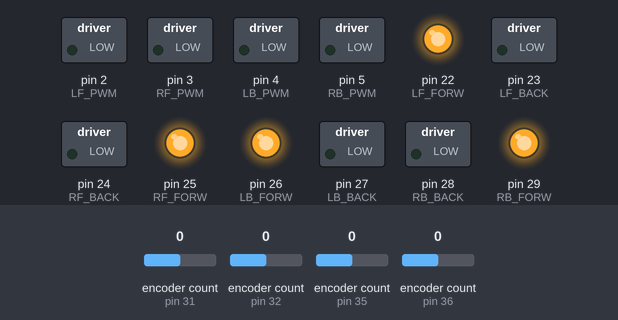
Recording of a sketch running on a simulated Arduino Mega 2560, built with avr-gcc and run on an emulated ATmega2560. Shown: switched loads named in the sketch (green lamp = pin HIGH), output pins drawn as LEDs (lit = HIGH). Inputs (shaded band) come from the test bench; at power-on: encoder count (sensors on pin 31, pin 32, pin 35, pin 36) 0. The ROS host is connected and sends only what is stated.

Above: at 1.2 s.
1.3 s: encoder count (sensor on pin 31) set to 1
At 1.8 s:
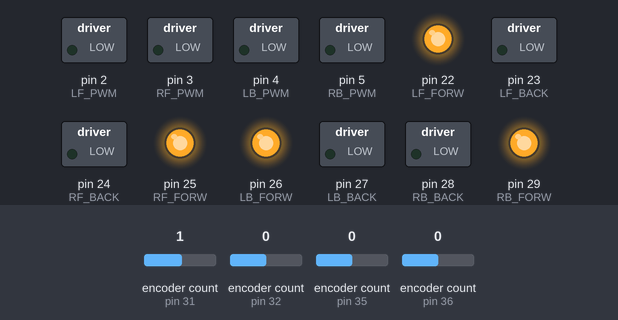
2.8 s: encoder count (sensor on pin 32) set to 1
At 3.4 s:
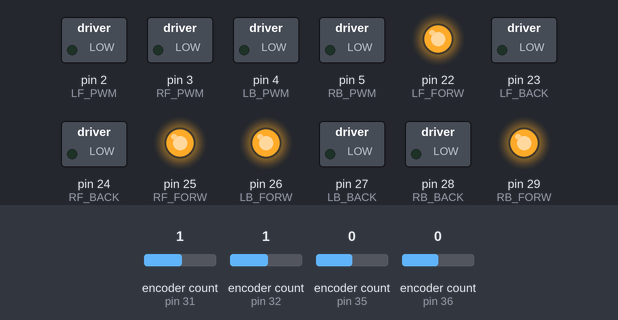
4.3 s: encoder count (sensor on pin 35) set to 1
At 4.9 s:
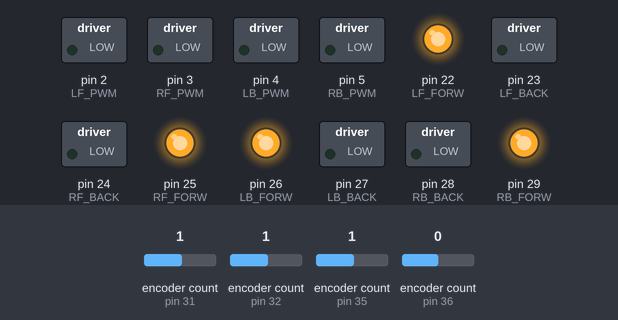
5.8 s: encoder count (sensor on pin 36) set to 1
At 6.4 s:
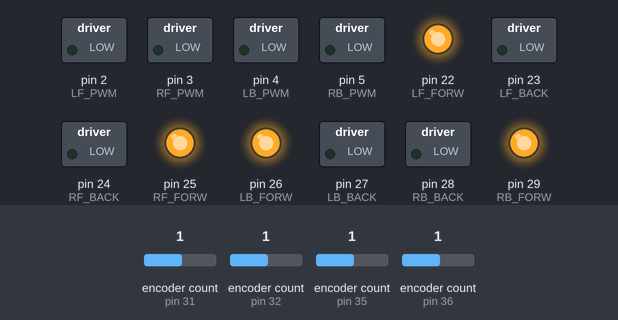
7.3 s: encoder count (sensor on pin 31) set to 0
At 8.1 s:
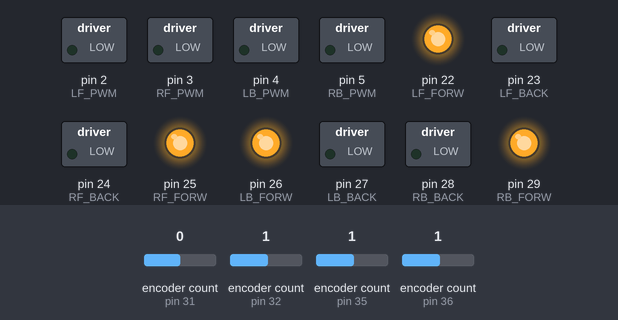
8.8 s: encoder count (sensor on pin 32) set to 0
At 9.6 s:
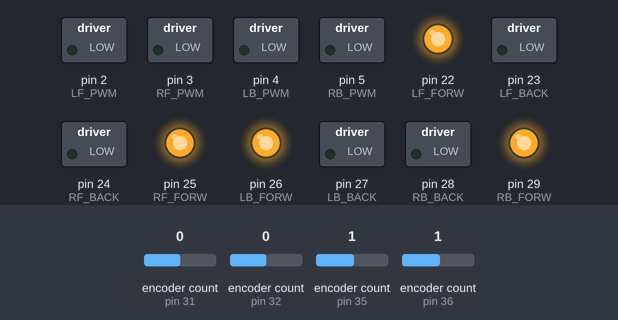
Timing chart, 0 to 11.3 s (numbered marks = the images above; inputs shaded):
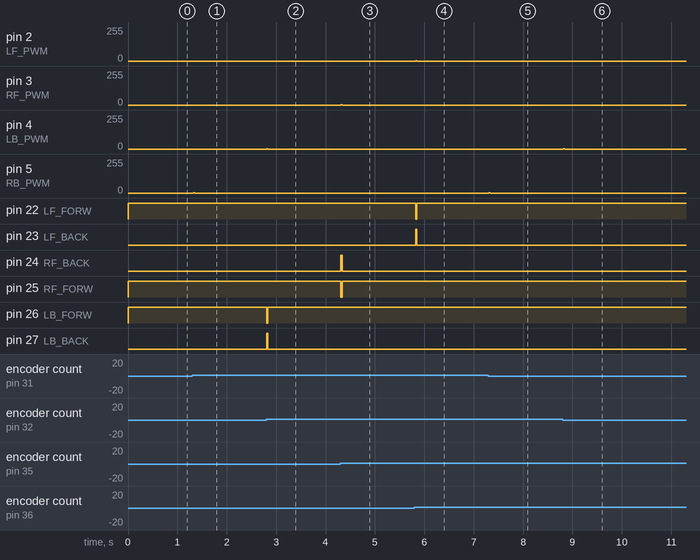

The sketch:

to_arduino.ino
```cpp
#define USE_USBCON  // Include this for Due before ROS
#include <ros.h>
#include <std_msgs/Int32.h>
#include <std_msgs/Float32.h>
#include <Encoder.h>
#include <geometry_msgs/Twist.h>
#include <PID_v1.h>

#include <std_msgs/Int16MultiArray.h>
#include <std_msgs/Int64MultiArray.h>
#include <std_msgs/Float64MultiArray.h>
#include <std_msgs/Float32MultiArray.h>
#include <std_msgs/Int16.h>


// Initialize PID paramaters

double Setpoint_fl, Input_fl, Output_fl;
double Setpoint_fr, Input_fr, Output_fr;
double Setpoint_bl, Input_bl, Output_bl;
double Setpoint_br, Input_br, Output_br;

double aggKp=450, aggKi=1800, aggKd=0;


PID myPID_fl(&Input_fl, &Output_fl, &Setpoint_fl, aggKp, aggKi, aggKd, DIRECT);
PID myPID_fr(&Input_fr, &Output_fr, &Setpoint_fr, aggKp, aggKi, aggKd, DIRECT);
PID myPID_bl(&Input_bl, &Output_bl, &Setpoint_bl, aggKp, aggKi, aggKd, DIRECT);
PID myPID_br(&Input_br, &Output_br, &Setpoint_br, aggKp, aggKi, aggKd, DIRECT);

// Initialize quadrature encoder paramaters

Encoder encoder_fleft(36, 37);
Encoder encoder_fright(35, 34);
Encoder encoder_bleft(32, 33);
Encoder encoder_bright(31, 30);


// Initialize pin numbers

const uint8_t LF_PWM = 2;
const uint8_t RF_PWM = 3;
const uint8_t LB_PWM = 4;
const uint8_t RB_PWM = 5;

const uint8_t LF_BACK = 23;
const uint8_t LF_FORW = 22;

const uint8_t RF_BACK = 24;
const uint8_t RF_FORW = 25;

const uint8_t LB_BACK = 27;
const uint8_t LB_FORW = 26;

const uint8_t RB_BACK = 28;
const uint8_t RB_FORW = 29;
bool wtf;


// Initialize ROS paramaters

ros::NodeHandle nh;


std_msgs::Int64MultiArray enc_ticks;
std_msgs::Float64MultiArray vel_wheels;
ros::Publisher enc_ticks_pub("encoder_ticks", &enc_ticks);
//ros::Publisher vel_pub("velocity_wheels", &vel_wheels);


//set pid callback

void onPid_cb(const std_msgs::Int16MultiArray& cmd_msg)
{
    int p = cmd_msg.data[0];
    int i = cmd_msg.data[1];
    int d = cmd_msg.data[2];
    myPID_fl.SetTunings(p, i, d);
    myPID_fr.SetTunings(p, i, d);
    myPID_bl.SetTunings(p, i, d);
    myPID_br.SetTunings(p, i, d);
}


// Cmd_vel Callback
// Sets the setpoints of the pid for each wheel

void onTwist(const std_msgs::Float32MultiArray& msg)
{

  float left_speed = msg.data[0];
  float right_speed = msg.data[1];
  Setpoint_fl = left_speed;
  Setpoint_fr = right_speed;
  Setpoint_bl = left_speed;
  Setpoint_br = right_speed;
  if(Setpoint_fl==0 && Setpoint_fr==0 && Setpoint_bl==0 &&Setpoint_br==0){
    wtf=true;
    }
  else{
    wtf = false;
    }

}


ros::Subscriber<std_msgs::Float32MultiArray> cmd_sub("set_vel", &onTwist);

ros::Subscriber<std_msgs::Int16MultiArray> pid_sub("pid_set", &onPid_cb);

// Move any motor function with speed_pwm value and pin numbers

void Move_motor(int speed_pwm,const uint8_t pwm,const uint8_t forw,const uint8_t back)
{
  if(speed_pwm >= 0)
  {
    digitalWrite(forw, HIGH);
    digitalWrite(back, LOW);
    analogWrite(pwm, abs(speed_pwm));
  }
  else if(speed_pwm < 0)
  {
    digitalWrite(forw, LOW);
    digitalWrite(back, HIGH);
    analogWrite(pwm, abs(speed_pwm));
  }
}


// Initialize pins for forward movement

void setpins()
{
  pinMode(LF_FORW,OUTPUT);
  pinMode(LF_BACK,OUTPUT);
  pinMode(RF_FORW,OUTPUT);
  pinMode(RF_BACK,OUTPUT);
  pinMode(LF_PWM,OUTPUT);
  pinMode(RF_PWM,OUTPUT);
  pinMode(LB_FORW,OUTPUT);
  pinMode(LB_BACK,OUTPUT);
  pinMode(RB_FORW,OUTPUT);
  pinMode(RB_BACK,OUTPUT);
  pinMode(LB_PWM,OUTPUT);
  pinMode(RB_PWM,OUTPUT);
  digitalWrite(LF_FORW, HIGH);
  digitalWrite(LF_BACK, LOW);
  digitalWrite(RF_FORW, HIGH);
  digitalWrite(RF_BACK, LOW);
  digitalWrite(LB_FORW, HIGH);
  digitalWrite(LB_BACK, LOW);
  digitalWrite(RB_FORW, HIGH);
  digitalWrite(RB_BACK, LOW);
}

//void reset Integral error when we stop
void reset_pid_Ki()
{
  myPID_fl.SetMode(MANUAL);
  myPID_fr.SetMode(MANUAL);
  myPID_bl.SetMode(MANUAL);
  myPID_br.SetMode(MANUAL);
  Output_fl=0;
  Output_fr=0;
  Output_bl=0;
  Output_br=0;

  myPID_fl.SetMode(AUTOMATIC);
  myPID_fr.SetMode(AUTOMATIC);
  myPID_bl.SetMode(AUTOMATIC);
  myPID_br.SetMode(AUTOMATIC);


}

void setup() {

  // 115200 baud rate
  nh.getHardware()->setBaud(115200);

  // Pid setup

  myPID_fl.SetOutputLimits(-255, 255);
  myPID_fr.SetOutputLimits(-255, 255);
  myPID_bl.SetOutputLimits(-255, 255);
  myPID_br.SetOutputLimits(-255, 255);

  myPID_fl.SetMode(AUTOMATIC);
  myPID_fr.SetMode(AUTOMATIC);
  myPID_bl.SetMode(AUTOMATIC);
  myPID_br.SetMode(AUTOMATIC);

  myPID_fl.SetSampleTime(20);
  myPID_fr.SetSampleTime(20);
  myPID_bl.SetSampleTime(20);
  myPID_br.SetSampleTime(20);


  // setup pins and fix encoders
  setpins();

  // ros node setup

  nh.initNode();

  //encoder ticks array initialiazation
  char dim0_label[] = "encoder_ticks";
  enc_ticks.layout.dim = (std_msgs::MultiArrayDimension *) malloc(sizeof(std_msgs::MultiArrayDimension) * 2);
  enc_ticks.layout.dim[0].label = dim0_label;
  enc_ticks.layout.dim[0].size = 4;
  enc_ticks.layout.dim[0].stride = 1*4;
  enc_ticks.data = (long long int *)malloc(sizeof(long long int)*4);
  enc_ticks.layout.dim_length = 0;
  enc_ticks.data_length = 4;

  // vel array initialization
  //char dim1_label[] = "velocity_wheels";
  //vel_wheels.layout.dim = (std_msgs::MultiArrayDimension *) malloc(sizeof(std_msgs::MultiArrayDimension) * 2);
  //vel_wheels.layout.dim[0].label = dim1_label;
  //vel_wheels.layout.dim[0].size = 4;
  //vel_wheels.layout.dim[0].stride = 1*4;
  //vel_wheels.data = (float *)malloc(sizeof(float)*4);
  //vel_wheels.layout.dim_length = 0;
  //vel_wheels.data_length = 4;

  nh.advertise(enc_ticks_pub);
  //nh.advertise(vel_pub);
  nh.subscribe(cmd_sub);
  nh.subscribe(pid_sub);


}

// Initialize starting loop paramaters for calculating velocity and time

unsigned long prev = 0;
long old_ct1=0;
long old_ct2=0;
long old_ct3=0;
long old_ct4=0;

float ticks_per_meter = 26748.2;

void loop() {

  // count encoder ticks
  long ct1 = encoder_fleft.read();
  long ct2 = encoder_fright.read();
  long ct3 = encoder_bleft.read();
  long ct4 = encoder_bright.read();

  enc_ticks.data[0]=ct1;
  enc_ticks.data[1]=ct2;
  enc_ticks.data[2]=ct3;
  enc_ticks.data[3]=ct4;
  // Publish encoder ticks to calculate odom on Jetson Nano side
  enc_ticks_pub.publish(&enc_ticks);


 // calculate time and current velocity

  unsigned long now = millis();
  Input_fl = (float(ct1 - old_ct1) / ticks_per_meter) / ((now - prev) / 1000.0);
  Input_fr = (float(ct2 - old_ct2) / ticks_per_meter) / ((now - prev) / 1000.0);
  Input_bl = (float(ct3 - old_ct3) / ticks_per_meter) / ((now - prev) / 1000.0);
  Input_br = (float(ct4 - old_ct4) / ticks_per_meter) / ((now - prev) / 1000.0);
  //vel_wheels.data[0] = Input_fl;
  //vel_wheels.data[1] = Input_fr;
  //vel_wheels.data[2] = Input_bl;
  //vel_wheels.data[3] = Input_br;
  //vel_pub.publish(&vel_wheels);
  // Compute  Pid
  myPID_fl.Compute();
  myPID_fr.Compute();
  myPID_bl.Compute();
  myPID_br.Compute();


  if(wtf){
    reset_pid_Ki();
  }

  // Move the motors with the output of the pid

  Move_motor(Output_fl,LF_PWM,LF_FORW,LF_BACK);
  Move_motor(Output_fr,RF_PWM,RF_FORW,RF_BACK);
  Move_motor(Output_bl,LB_PWM,LB_FORW,LB_BACK);
  Move_motor(Output_br,RB_PWM,RB_FORW,RB_BACK);

  // spin the ros node

  nh.spinOnce();
  // take the old encoder ticks and time for calculating velocity
  old_ct1 = ct1;
  old_ct2 = ct2;
  old_ct3 = ct3;
  old_ct4 = ct4;

  prev = now;

  delay(25);

}
```

Measured:
- after the input at 1.3 s, pin 5 (RB_PWM): 0/255 → 2/255 at once, → 0/255 0.03 s later; pin 28 (RB_BACK): LOW → HIGH at once, → LOW 0.03 s later; pin 29 (RB_FORW): HIGH → LOW at once, → HIGH 0.03 s later
- after the input at 2.8 s, pin 4 (LB_PWM): 0/255 → 2/255 at once, → 0/255 0.03 s later; pin 26 (LB_FORW): HIGH → LOW at once, → HIGH 0.03 s later; pin 27 (LB_BACK): LOW → HIGH at once, → LOW 0.03 s later
- after the input at 4.3 s, pin 3 (RF_PWM): 0/255 → 2/255 at once, → 0/255 0.03 s later; pin 24 (RF_BACK): LOW → HIGH at once, → LOW 0.03 s later; pin 25 (RF_FORW): HIGH → LOW at once, → HIGH 0.03 s later
- after the input at 5.8 s, pin 2 (LF_PWM): 0/255 → 2/255 at once, → 0/255 0.03 s later; pin 22 (LF_FORW): HIGH → LOW at once, → HIGH 0.03 s later; pin 23 (LF_BACK): LOW → HIGH at once, → LOW 0.03 s later
- after the input at 7.3 s, pin 5 (RB_PWM): 0/255 → 2/255 at once, → 0/255 0.03 s later
- after the input at 8.8 s, pin 4 (LB_PWM): 0/255 → 2/255 at once, → 0/255 0.03 s later
